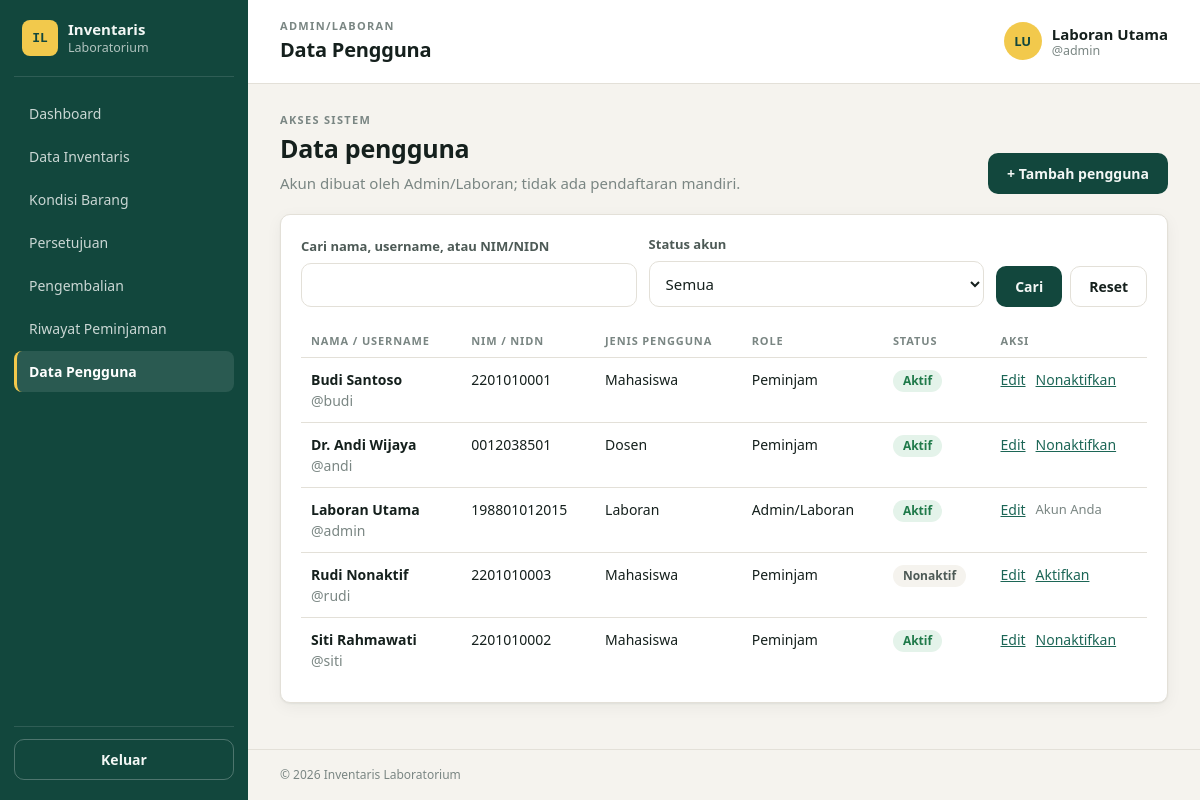
Screenshot of /admin/pengguna.php (signed in) with the database file from the repository.
### tables this page shows
CREATE TABLE users (
  id            INT UNSIGNED AUTO_INCREMENT PRIMARY KEY,
  full_name     VARCHAR(100) NOT NULL,
  username      VARCHAR(50)  NOT NULL,
  password_hash VARCHAR(255) NOT NULL,              
  role          ENUM('admin','peminjam') NOT NULL DEFAULT 'peminjam',
  identity_no   VARCHAR(30)  NULL,                  
  user_type     ENUM('laboran','mahasiswa','dosen') NOT NULL DEFAULT 'mahasiswa',
  is_active     TINYINT(1)   NOT NULL DEFAULT 1,    
  created_at    DATETIME     NOT NULL DEFAULT CURRENT_TIMESTAMP,
  updated_at    DATETIME     NOT NULL DEFAULT CURRENT_TIMESTAMP ON UPDATE CURRENT_TIMESTAMP,
  CONSTRAINT uq_users_username UNIQUE (username)
);

### includes/helpers.php (called while the page is built, shortened)
<?php
require_once __DIR__ . '/../config/database.php';
function e($value): string
{
    return htmlspecialchars((string)$value, ENT_QUOTES, 'UTF-8');
}
function url(string $path = ''): string
{
    return BASE_URL . '/' . ltrim($path, '/');
}

### auth/session.php (called while the page is built, shortened)
<?php
require_once __DIR__ . '/../includes/helpers.php';
function current_user(): ?array
{
    return $_SESSION['user'] ?? null;
}
function require_login(): array
{
    $user = current_user();
    $expired = isset($_SESSION['last_activity']) && time() - $_SESSION['last_activity'] > SESSION_TIMEOUT;
    if ($user && !$expired) {
        $stmt = db()->prepare('SELECT role, is_active FROM users WHERE id = ?');
        $stmt->execute([$user['id']]);
        $row = $stmt->fetch();
        if ($row && (int)$row['is_active'] === 1) {
            return $_SESSION['user'];
        }
    }
}
function require_role(string $role): array
{
    $user = require_login();
    return $user;
}

### config/database.php (called while the page is built, shortened)
<?php
function db(): PDO
{
    static $pdo = null;
    if ($pdo === null) {
        $dsn = sprintf('mysql:host=%s;port=%s;dbname=%s;charset=%s', DB_HOST, DB_PORT, DB_NAME, DB_CHARSET);
        try {
            $pdo = new PDO($dsn, DB_USER, DB_PASS, [
                PDO::ATTR_ERRMODE            => PDO::ERRMODE_EXCEPTION,
                PDO::ATTR_DEFAULT_FETCH_MODE => PDO::FETCH_ASSOC,
                PDO::ATTR_EMULATE_PREPARES   => false,
            ]);
        } catch (PDOException $e) {
            http_response_code(500);
            exit('Koneksi database gagal. Periksa config/config.php dan pastikan MySQL XAMPP aktif.');
        }
    }
    return $pdo;
}

### admin/pengguna.php (the view, shortened to what this page needs)
<?php
require_once __DIR__ . '/../auth/session.php';
$user = require_role('admin');
$q = trim((string)($_GET['q'] ?? ''));
$active = (string)($_GET['active'] ?? 'all');
$where=[]; $params=[];
$sql='SELECT id,full_name,username,role,identity_no,user_type,is_active,created_at FROM users'.($where?' WHERE '.implode(' AND ',$where):'').' ORDER BY full_name';
$stmt=db()->prepare($sql);$stmt->execute($params);$users=$stmt->fetchAll();
$pageTitle='Data Pengguna';$activeMenu='pengguna';require __DIR__ . '/../layouts/header.php';
?>
<section class="page-heading"><div><p class="eyebrow">Akses sistem</p><h2>Data pengguna</h2><p class="muted">Akun dibuat oleh Admin/Laboran; tidak ada pendaftaran mandiri.</p></div><a class="btn" href="<?= e(url('admin/pengguna_form.php')) ?>">+ Tambah pengguna</a></section>
<section class="card"><form method="get" class="filter-bar"><label class="field"><span>Cari nama, username, atau NIM/NIDN</span><input type="search" name="q" value="<?= e($q) ?>"></label><label class="field"><span>Status akun</span><select name="active"><option value="all"<?= $active==='all'?' selected':'' ?>>Semua</option><option value="1"<?= $active==='1'?' selected':'' ?>>Aktif</option><option value="0"<?= $active==='0'?' selected':'' ?>>Nonaktif</option></select></label><div class="filter-actions"><button class="btn" type="submit">Cari</button><a class="btn btn-light" href="<?= e(url('admin/pengguna.php')) ?>">Reset</a></div></form>
<div class="table-wrap"><table class="table"><thead><tr><th>Nama / Username</th><th>NIM / NIDN</th><th>Jenis pengguna</th><th>Role</th><th>Status</th><th>Aksi</th></tr></thead><tbody><?php foreach ($users as $row): ?><tr><td><strong><?= e($row['full_name']) ?></strong><br><span class="muted">@<?= e($row['username']) ?></span></td><td><?= e($row['identity_no'] ?: '—') ?></td><td><?= e(ucfirst($row['user_type'])) ?></td><td><?= $row['role']==='admin'?'Admin/Laboran':'Peminjam' ?></td><td><?= (int)$row['is_active'] ? '<span class="badge badge-success">Aktif</span>' : '<span class="badge badge-neutral">Nonaktif</span>' ?></td><td><div class="row-actions"><a href="<?= e(url('admin/pengguna_form.php?id='.(int)$row['id'])) ?>">Edit</a><?php if ((int)$row['id'] !== (int)$user['id']): ?><form method="post" action="<?= e(url('admin/pengguna_action.php')) ?>"><?= csrf_field() ?><input type="hidden" name="action" value="toggle"><input type="hidden" name="id" value="<?= (int)$row['id'] ?>"><button class="link-button" type="submit" data-confirm="Ubah status akun ini?"><?= (int)$row['is_active']?'Nonaktifkan':'Aktifkan' ?></button></form><?php else: ?><span class="muted small">Akun Anda</span><?php endif; ?></div></td></tr><?php endforeach; ?><?php if (!$users): ?><tr><td colspan="6" class="empty">Pengguna tidak ditemukan.</td></tr><?php endif; ?></tbody></table></div></section>
<?php require __DIR__ . '/../layouts/footer.php'; ?>

### layouts/header.php (shortened to what this page needs)
<?php
$pageTitle  = $pageTitle  ?? 'Dashboard';
$roleLabel  = $user['role'] === 'admin' ? 'Admin/Laboran' : ucfirst($user['user_type']);
$initials   = strtoupper(implode('', array_map(fn($w) => $w[0] ?? '', array_slice(explode(' ', preg_replace('/^(Dr\.|Prof\.)\s*/', '', $user['full_name'])), 0, 2))));
?>
<!DOCTYPE html>
<html lang="id">
<head>
  <link rel="stylesheet" href="<?= e(url('assets/css/style.css')) ?>">
</head>
<body>
<div class="app">
  <?php require __DIR__ . '/sidebar.php'; ?>
  <div class="main">
    <header class="topbar">
      <div class="topbar-title">
        <p class="eyebrow"><?= e($roleLabel) ?></p>
        <h1><?= e($pageTitle) ?></h1>
      </div>
      <div class="topbar-user">
        <span class="avatar"><?= e($initials) ?></span>
        <span class="user-meta">
          <strong><?= e($user['full_name']) ?></strong>
          <small>@<?= e($user['username']) ?></small>
        </span>
      </div>
    </header>
    <main class="content">

### assets/css/style.css (style rules this page uses)
:root { --ink: #15201d; --ink-soft: #4d5a56; --muted: #7a8683; --paper: #f5f3ee; --surface: #ffffff; --line: #e3e0d8; --primary: #12473d; --primary-2: #1c6656; --primary-ink: #f3f7f5; --tag: #f2c94c; --success: #1f7a4a; --success-bg: #e4f3ea; --info: #1f5f8b; --info-bg: #e3eef7; --warning: #8a6100; --warning-bg: #fbf0d2; --danger: #a8322a; --danger-bg: #f8e3e1; --radius: 10px; --shadow: 0 1px 2px rgba(21,32,29,.06), 0 4px 16px rgba(21,32,29,.05); --font: "Segoe UI", "Helvetica Neue", Arial, sans-serif; --mono: "Cascadia Mono", "Consolas", "SFMono-Regular", monospace; }
* { box-sizing: border-box; }
html, body { margin: 0; }
body { font-family: var(--font); background: var(--paper); color: var(--ink); font-size: 15px; line-height: 1.5; }
a { color: var(--primary-2); }
h1, h2, h3 { margin: 0; letter-spacing: -.01em; }
.muted { color: var(--muted); }
.small { font-size: 13px; }
.eyebrow { margin: 0; font-size: 11px; font-weight: 700; letter-spacing: .12em; text-transform: uppercase; color: var(--muted); }
.btn { display: inline-flex; align-items: center; justify-content: center; gap: 6px; padding: 10px 18px; border: 1px solid transparent; border-radius: var(--radius); background: var(--primary); color: var(--primary-ink); font: 600 14px var(--font); cursor: pointer; text-decoration: none; transition: background .15s; }
.field { display: block; margin-bottom: 16px; }
.field > span { display: block; font-size: 13px; font-weight: 600; margin-bottom: 6px; color: var(--ink-soft); }
.field input { width: 100%; padding: 11px 12px; border: 1px solid var(--line); border-radius: var(--radius); font: 15px var(--font); background: #fff; color: var(--ink); }
.badge { display: inline-block; padding: 2px 10px; border-radius: 999px; font-size: 12px; font-weight: 600; white-space: nowrap; }
.badge-success { background: var(--success-bg); color: var(--success); }
.badge-neutral { background: var(--paper); color: var(--ink-soft); }
.app { display: flex; min-height: 100vh; }
.main { flex: 1; min-width: 0; display: flex; flex-direction: column; }
.topbar { display: flex; align-items: center; gap: 16px; padding: 18px 32px; background: var(--surface); border-bottom: 1px solid var(--line); }
.topbar-title { flex: 1; }
.topbar-title h1 { font-size: 20px; }
.topbar-user { display: flex; align-items: center; gap: 10px; }
.avatar { width: 38px; height: 38px; border-radius: 50%; background: var(--tag); color: var(--primary); display: grid; place-items: center; font-weight: 800; font-size: 13px; }
.user-meta { display: grid; line-height: 1.2; }
.user-meta small { color: var(--muted); }
.content { padding: 28px 32px; flex: 1; }
.card { background: var(--surface); border: 1px solid var(--line); border-radius: var(--radius); padding: 20px; box-shadow: var(--shadow); }
.table-wrap { overflow-x: auto; }
.table { width: 100%; border-collapse: collapse; font-size: 14px; }
.table th { text-align: left; font-size: 11px; text-transform: uppercase; letter-spacing: .08em; color: var(--muted); padding: 8px 10px; border-bottom: 1px solid var(--line); }
.table td { padding: 11px 10px; border-bottom: 1px solid var(--line); vertical-align: top; }
.table tr:last-child td { border-bottom: 0; }
.page-heading { display:flex; justify-content:space-between; align-items:flex-end; gap:16px; flex-wrap:wrap; margin-bottom:20px; }
.page-heading h2 { font-size:25px; margin:2px 0 4px; }
.page-heading .muted { margin:0; }
.filter-bar { display:flex; align-items:flex-end; gap:12px; flex-wrap:wrap; margin-bottom:18px; }
.filter-bar .field { flex:1 1 180px; margin:0; }
.filter-actions, .form-actions { display:flex; align-items:center; gap:8px; flex-wrap:wrap; }
.btn-light { background:var(--surface); color:var(--ink); border-color:var(--line); }
.field select, .field textarea, .category-inline input { width:100%; padding:11px 12px; border:1px solid var(--line); border-radius:var(--radius); font:15px var(--font); background:var(--surface); color:var(--ink); }
.row-actions { display:flex; align-items:center; gap:10px; white-space:nowrap; }
.row-actions form { display:inline; margin:0; }
.link-button { border:0; padding:0; background:transparent; color:var(--primary-2); font:inherit; cursor:pointer; text-decoration:underline; }

### rows the page displays
users: role "ADMIN/LABORAN", initials "LU", role+full_name "Laboran Utama", role "admin", full_name "Laboran Utama", username "admin", identity_no "198801012015", user_type "Laboran", shows "Admin/Laboran", is_active "Aktif", shows "Akun Anda"
users: full_name "Budi Santoso", username "budi", identity_no "2201010001", user_type "Mahasiswa", role "Peminjam", is_active "Aktif"
users: full_name "Dr. Andi Wijaya", username "andi", identity_no "0012038501", user_type "Dosen", role "Peminjam", is_active "Aktif"
users: full_name "Rudi Nonaktif", username "rudi", identity_no "2201010003", user_type "Mahasiswa", role "Peminjam", is_active "Nonaktif"
users: full_name "Siti Rahmawati", username "siti", identity_no "2201010002", user_type "Mahasiswa", role "Peminjam", is_active "Aktif"

### other values shown
$m['label'] "Dashboard"
$m['label'] "Data Inventaris"
$m['label'] "Kondisi Barang"
$m['label'] "Persetujuan"
$m['label'] "Pengembalian"
$m['label'] "Riwayat Peminjaman"
$m['label'] "Data Pengguna"
$pageTitle "Data Pengguna"
APP_NAME "Inventaris Laboratorium"
